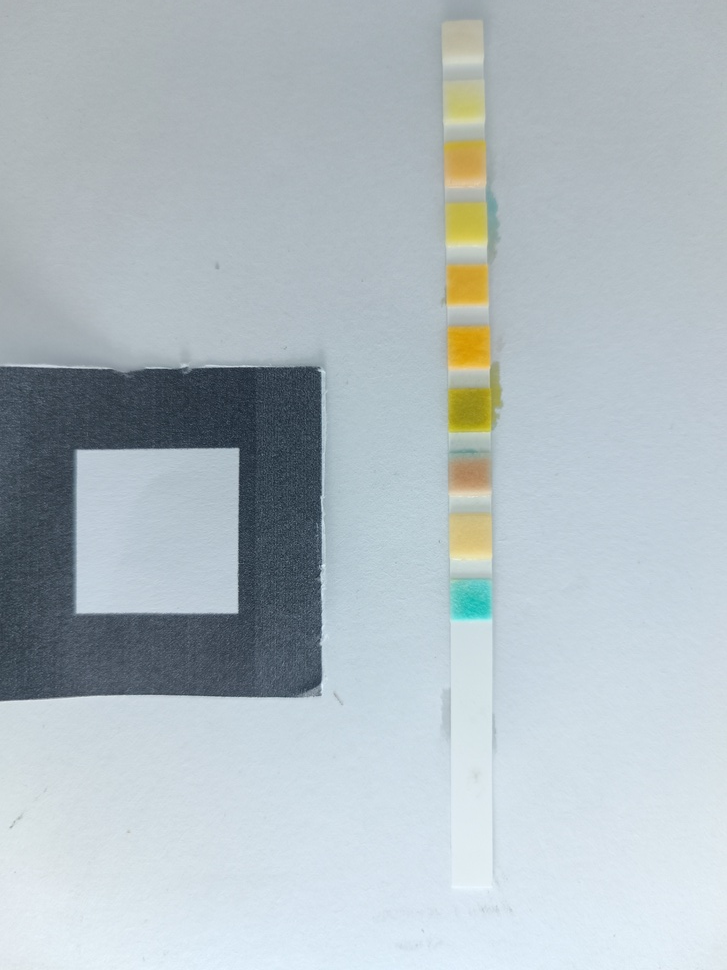
#> input picture pipeline/photos/001/001-Cool.jpg, 727 x 970 px, shrunk from 3000 x 4000 before the run
$ python rotate_colorwheel_dataset_angle.py --roots photos/001 --angle 1.0
#> lines starting #> are read from the running program, lines starting #| are printed output that depends on the picture
#> in main, loaded is the input picture: shape (970, 727, 3); mean B, G, R 193.6, 188.1, 177
#!/usr/bin/env python3
from __future__ import annotations

import argparse
import math
import shutil
from datetime import datetime
from pathlib import Path

import cv2


def parse_args() -> argparse.Namespace:
    parser = argparse.ArgumentParser(description="Rotate colorwheel dataset images by arbitrary angle with backup")
    parser.add_argument("--roots", nargs="+", required=True, help="Root folders containing images")
    parser.add_argument(
        "--angle",
        type=float,
        required=True,
        help="Rotation angle in degrees. Positive = CCW (left), negative = CW (right).",
    )
    parser.add_argument(
        "--backup-root",
        default="",
        help="Backup destination root. If empty, creates timestamped backup in dataset parent.",
    )
    parser.add_argument("--dry-run", action="store_true", help="Only print what would be rotated")
    return parser.parse_args()


def list_images(root: Path) -> list[Path]:
    exts = {".jpg", ".jpeg", ".png"}
    return [p for p in root.rglob("*") if p.is_file() and p.suffix.lower() in exts]


def rotate_bound(image, angle_degrees: float):
#> called with angle_degrees = 1
    h, w = image.shape[:2]
#> h = 970; w = 727
    cx, cy = w / 2.0, h / 2.0
#> cx = 363.5; cy = 485

    matrix = cv2.getRotationMatrix2D((cx, cy), angle_degrees, 1.0)
#> matrix = [[1, 0.0175, -8.41], [-0.0175, 1, 6.42]]
    cos = abs(matrix[0, 0])
#> cos = 1
    sin = abs(matrix[0, 1])
#> sin = 0.0175

    new_w = int((h * sin) + (w * cos))
#> new_w = 743
    new_h = int((h * cos) + (w * sin))
#> new_h = 982

    matrix[0, 2] += (new_w / 2.0) - cx
    matrix[1, 2] += (new_h / 2.0) - cy

    return cv2.warpAffine(
        image,
        matrix,
        (new_w, new_h),
        flags=cv2.INTER_LINEAR,
        borderMode=cv2.BORDER_REPLICATE,
    )
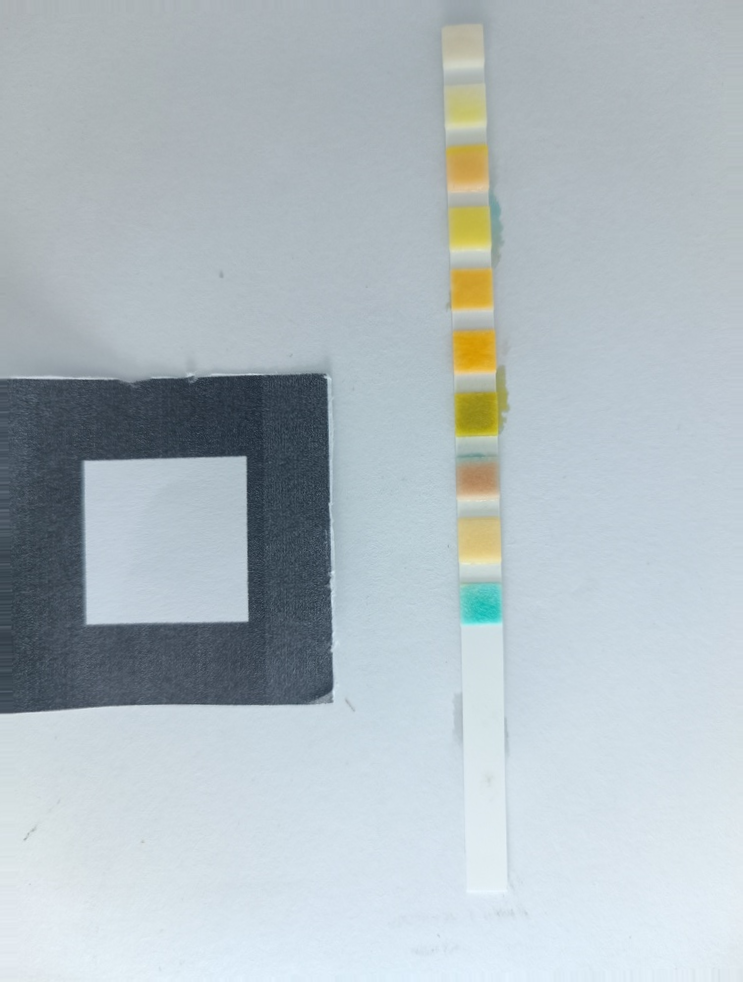
#> returned value: shape (982, 743, 3); mean of channels 0, 1, 2 193.8, 188.2, 177.2; drawn as B, G, R


def main() -> None:
    args = parse_args()

    roots = [Path(item).resolve() for item in args.roots]
    missing = [str(root) for root in roots if not root.exists()]
    if missing:
        raise SystemExit(f"Missing roots: {missing}")

    pairs: list[tuple[Path, Path]] = []
    for root in roots:
        for image in list_images(root):
            pairs.append((root, image))

    if not pairs:
        print("No images found. Nothing to do.")
        return

    if args.backup_root:
        backup_root = Path(args.backup_root).resolve()
    else:
        dataset_parent = roots[0].parent
        stamp = datetime.now().strftime("%Y%m%d_%H%M%S")
        signed = "plus" if args.angle >= 0 else "minus"
        angle_tag = f"{signed}{int(round(abs(args.angle)))}deg"
        backup_root = dataset_parent / f"colorwheel_backup_before_rotate_{angle_tag}_{stamp}"

    print(f"Images found: {len(pairs)}")
    print(f"Angle: {args.angle} degrees (CCW positive)")
    print(f"Backup root: {backup_root}")

    if args.dry_run:
        for _, image in pairs[:20]:
            print(f"DRY RUN -> {image}")
        if len(pairs) > 20:
            print(f"... and {len(pairs) - 20} more")
        return

    for root, image in pairs:
        relative = image.relative_to(root)
        backup_path = backup_root / root.name / relative
        backup_path.parent.mkdir(parents=True, exist_ok=True)
        shutil.copy2(image, backup_path)

        loaded = cv2.imread(str(image), cv2.IMREAD_COLOR)
        if loaded is None:
            raise RuntimeError(f"Failed to read image: {image}")

        rotated = rotate_bound(loaded, args.angle)
        ok = cv2.imwrite(str(image), rotated)
        if not ok:
            raise RuntimeError(f"Failed to write rotated image: {image}")
#> pass 2 of the loop in main, `for root, image in pairs:`:
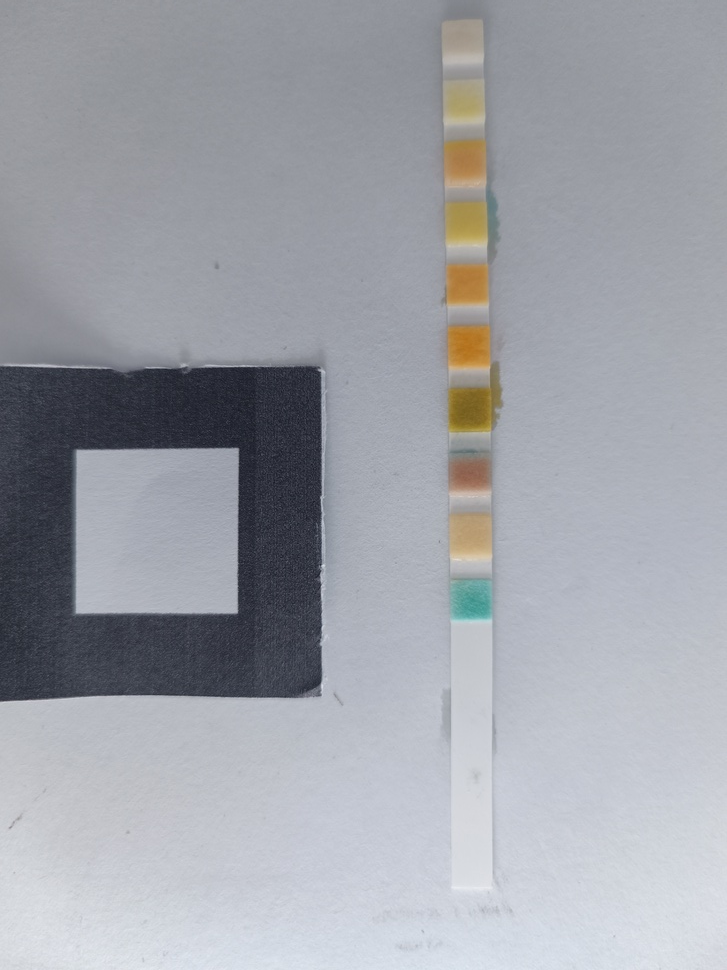
#> input picture pipeline/photos/001/001-Daylight.jpg, 727 x 970 px, shrunk from 3000 x 4000 before the run
#> in main, loaded is the input picture: shape (970, 727, 3); mean B, G, R 169, 162.2, 159.5
#> in rotate_bound (call 2), `return cv2.warpAffine( image, matrix, (new_w, new_h), flags=cv2.INTER_..`:
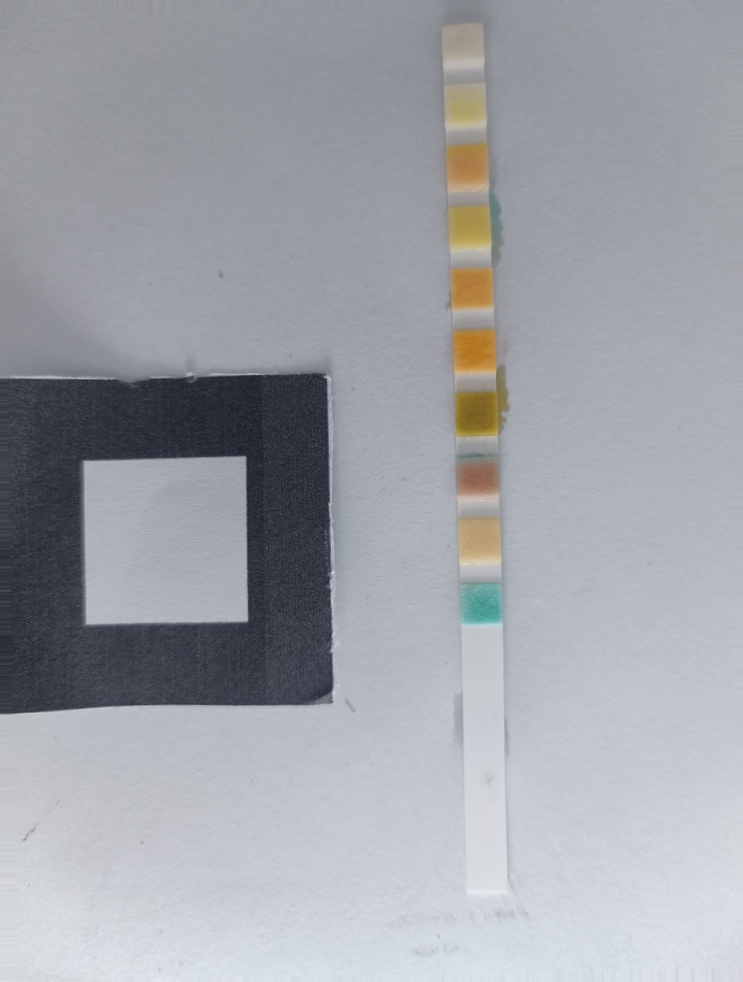
#> returned value: shape (982, 743, 3); mean of channels 0, 1, 2 169.2, 162.4, 159.7; drawn as B, G, R

    print("Rotation complete.")
    print(f"Backups saved under: {backup_root}")


if __name__ == "__main__":
    main()
